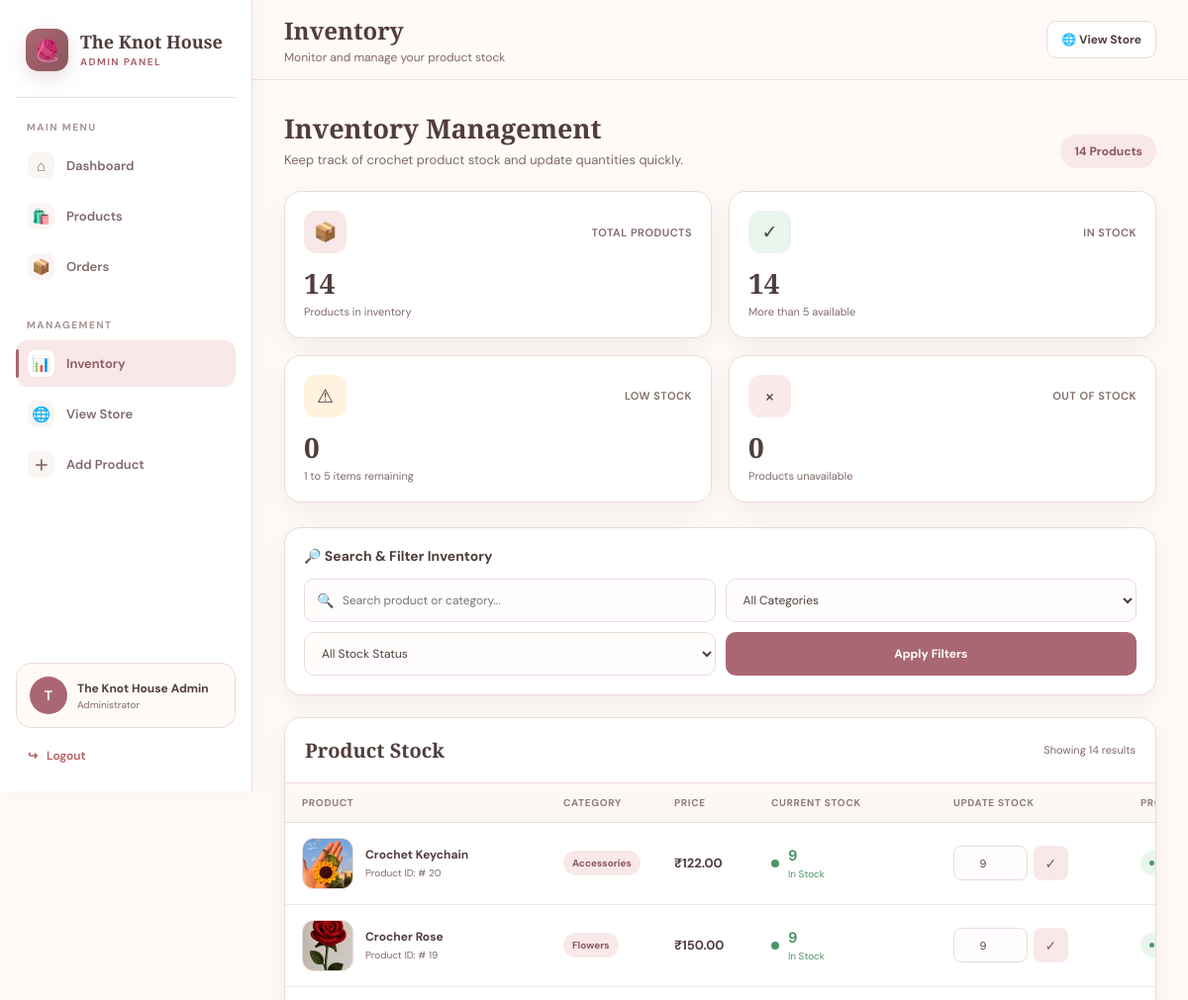
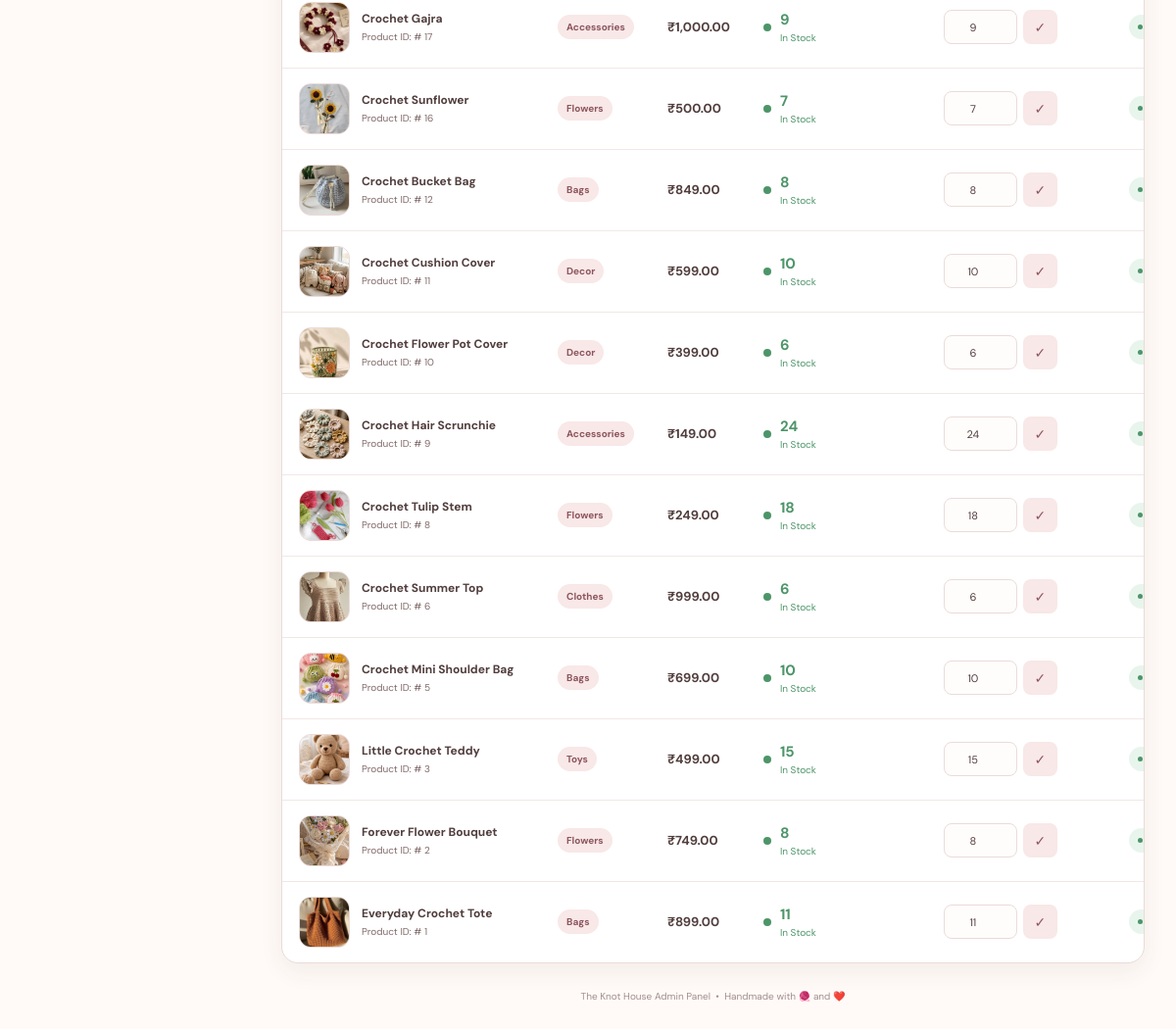
Page /admin/inventory.php (signed in) on the committed database (2 pictures, top to bottom).
### tables this page shows
CREATE TABLE `products` (
  `id` int(11) NOT NULL,
  `product_name` varchar(150) NOT NULL,
  `category` varchar(100) NOT NULL,
  `price` decimal(10,2) NOT NULL,
  `description` text DEFAULT NULL,
  `image` varchar(255) DEFAULT NULL,
  `stock` int(11) NOT NULL DEFAULT 0,
  `status` varchar(20) NOT NULL DEFAULT 'Active',
  `created_at` timestamp NOT NULL DEFAULT current_timestamp()
);

### admin/inventory.php (the view, shortened to what the rows shown need)
<?php
$host = "localhost";
$username = "root";
$password = "";
$database = "knot_house";
$conn = new mysqli(
    $host,
    $username,
    $password,
    $database
);
$conn->set_charset("utf8mb4");
function clean($value)
{
    return htmlspecialchars(
        (string)$value,
        ENT_QUOTES,
        "UTF-8"
    );
}
$productsTableExists = false;
$tableCheck = $conn->query(
    "SHOW TABLES LIKE 'products'"
);
if ($tableCheck && $tableCheck->num_rows > 0) {
    $productsTableExists = true;
}
$products = [];
if ($productsTableExists) {
    $sql = "
        SELECT
            id,
            product_name,
            category,
            price,
            image,
            stock,
            status,
            created_at
        FROM products
    ";
    $sql .= "
        ORDER BY
            CASE
                WHEN stock <= 0 THEN 1
                WHEN stock <= 5 THEN 2
                ELSE 3
            END,
            id DESC
    ";
    $stmt = $conn->prepare($sql);
    if ($stmt) {
        $stmt->execute();
        $result =
            $stmt->get_result();
        while (
            $row =
            $result->fetch_assoc()
        ) {
            $products[] = $row;
        }
    }
}
?>
<!DOCTYPE html>
<html lang="en">
<head>
</head>
<body>
<aside
    class="sidebar"
    id="sidebar"
>
    <div class="brand">
        <div class="brand-text">
            <h1>
                The Knot House
            </h1>
        </div>
    </div>
</aside>
<main class="main">
    <header class="topbar">
        <div
            style="
                display:flex;
                align-items:center;
                gap:12px;
            "
        >
            <div class="page-heading">
                <h2>
                    Inventory
                </h2>
            </div>
        </div>
    </header>
    <section class="content">
        <div class="inventory-card">
            <?php if (!empty($products)): ?>
                <div class="table-wrapper">
                    <table>
                        <thead>
                            <tr>
                                <th>
                                    Product
                                </th>
                                <th>
                                    Category
                                </th>
                                <th>
                                    Price
                                </th>
                                <th>
                                    Current Stock
                                </th>
                                <th>
                                    Update Stock
                                </th>
                                <th>
                                    Product Status
                                </th>
                            </tr>
                        </thead>
                        <tbody>
                        <?php foreach (
                            $products
                            as $product
                        ): ?>
                            <?php
                            $stock =
                                (int)$product["stock"];
                            if ($stock <= 0) {
                                $stockClass = "stock-out";
                                $indicatorClass = "out";
                                $stockText =
                                    "Out of Stock";
                            } elseif ($stock <= 5) {
                                $stockClass = "stock-low";
                                $indicatorClass = "low";
                                $stockText =
                                    "Low Stock";
                            } else {
                                $stockClass = "stock-good";
                                $indicatorClass = "good";
                                $stockText =
                                    "In Stock";
                            }
                            $productStatus =
                                $product["status"]
                                ?? "Active";
                            $image =
                                trim(
                                    $product["image"]
                                    ?? ""
                                );
                            ?>
                            <tr>
                                <td>
                                    <div class="product-info">
                                        <div class="product-image">
                                            <?php if (
                                                $image !== ""
                                            ): ?>
                                                <img
                                                    src="<?php
                                                        echo clean(
                                                            $image
                                                        );
                                                    ?>"
                                                    alt="<?php
                                                        echo clean(
                                                            $product[
                                                                "product_name"
                                                            ]
                                                        );
                                                    ?>"
                                                    onerror="
                                                        this.style.display='none';
                                                        this.parentElement.innerHTML='🧶';
                                                    "
                                                >
                                            <?php else: ?>
                                                🧶
                                            <?php endif; ?>
                                        </div>
                                        <div class="product-details">
                                            <strong>
                                                <?php
                                                echo clean(
                                                    $product[
                                                        "product_name"
                                                    ]
                                                );
                                                ?>
                                            </strong>
                                            <span>
                                                Product ID:
                                                #
                                                <?php
                                                echo (int)
                                                    $product["id"];
                                                ?>
                                            </span>
                                        </div>
                                    </div>
                                </td>
                                <td>
                                    <span
                                        class="category-badge"
                                    >
                                        <?php
                                        echo clean(
                                            $product[
                                                "category"
                                            ]
                                        );
                                        ?>
                                    </span>
                                </td>
                                <td>
                                    <span class="price">
                                        ₹<?php
                                        echo number_format(
                                            (float)
                                            $product["price"],
                                            2
                                        );
                                        ?>
                                    </span>
                                </td>
                                <td>
                                    <div
                                        class="
                                            stock-box
                                            <?php
                                            echo
                                                clean(
                                                    $stockClass
                                                );
                                            ?>
                                        "
                                    >
                                        <span
                                            class="
                                                stock-indicator
                                                <?php
                                                echo
                                                    clean(
                                                        $indicatorClass
                                                    );
                                                ?>
                                            "
                                        ></span>
                                        <div>
                                            <div
                                                class="stock-number"
                                            >
                                                <?php
                                                echo $stock;
                                                ?>
                                            </div>
                                            <span
                                                class="stock-label"
                                            >
                                                <?php
                                                echo clean(
                                                    $stockText
                                                );
                                                ?>
                                            </span>
                                        </div>
                                    </div>
                                </td>
                                <td>
                                    <form
                                        method="POST"
                                        action="inventory.php"
                                        class="stock-form"
                                    >
                                        <input
                                            type="number"
                                            name="stock"
                                            class="stock-input"
                                            min="0"
                                            max="999999"
                                            value="<?php
                                                echo $stock;
                                            ?>"
                                            required
                                        >
                                        <button
                                            type="submit"
                                            name="update_stock"
                                            class="update-stock-btn"
                                            title="Update Stock"
                                            aria-label="Update Stock"
                                        >
                                            ✓
                                        </button>
                                    </form>
                                </td>
                                <td>
                                    <?php if (
                                        strtolower(
                                            $productStatus
                                        ) === "active"
                                    ): ?>
                                        <span
                                            class="
                                                status-badge
                                                status-active
                                            "
                                        >
                                        </span>
                                    <?php endif; ?>
                                </td>
                            </tr>
                        <?php endforeach; ?>
                        </tbody>
                    </table>
                </div>
            <?php endif; ?>
        </div>
    </section>
</main>
</body>
</html>

### rows in the picture
products: image (picture), product_name "Crochet Keychain", id "20", category "Accessories", price "122.00", stock "9", stock "In Stock"
products: image (picture), product_name "Crocher Rose", id "19", category "Flowers", price "150.00", stock "9", stock "In Stock"
products: image (picture), product_name "Crochet Gajra", id "17", category "Accessories", price "1,000.00", stock "9", stock "In Stock"
products: image (picture), product_name "Crochet Sunflower", id "16", category "Flowers", price "500.00", stock "7", stock "In Stock"
products: image (picture), product_name "Crochet Bucket Bag", id "12", category "Bags", price "849.00", stock "8", stock "In Stock"
products: image (picture), product_name "Crochet Cushion Cover", id "11", category "Decor", price "599.00", stock "10", stock "In Stock"
products: image (picture), product_name "Crochet Flower Pot Cover", id "10", category "Decor", price "399.00", stock "6", stock "In Stock"
products: image (picture), product_name "Crochet Hair Scrunchie", id "9", category "Accessories", price "149.00", stock "24", stock "In Stock"
products: image (picture), product_name "Crochet Tulip Stem", id "8", category "Flowers", price "249.00", stock "18", stock "In Stock"
products: image (picture), product_name "Crochet Summer Top", id "6", category "Clothes", price "999.00", stock "6", stock "In Stock"
products: image (picture), product_name "Crochet Mini Shoulder Bag", id "5", category "Bags", price "699.00", stock "10", stock "In Stock"
products: image (picture), product_name "Little Crochet Teddy", id "3", category "Toys", price "499.00", stock "15", stock "In Stock"
products: image (picture), product_name "Forever Flower Bouquet", id "2", category "Flowers", price "749.00", stock "8", stock "In Stock"
products: image (picture), product_name "Everyday Crochet Tote", id "1", category "Bags", price "899.00", stock "11", stock "In Stock"

### other values in the picture
$adminInitial "T"
$adminName "The Knot House Admin"
$displayedProducts "14"
$totalProducts "14"
$inStockProducts "14"
$lowStockProducts "0"
$outOfStockProducts "0"
